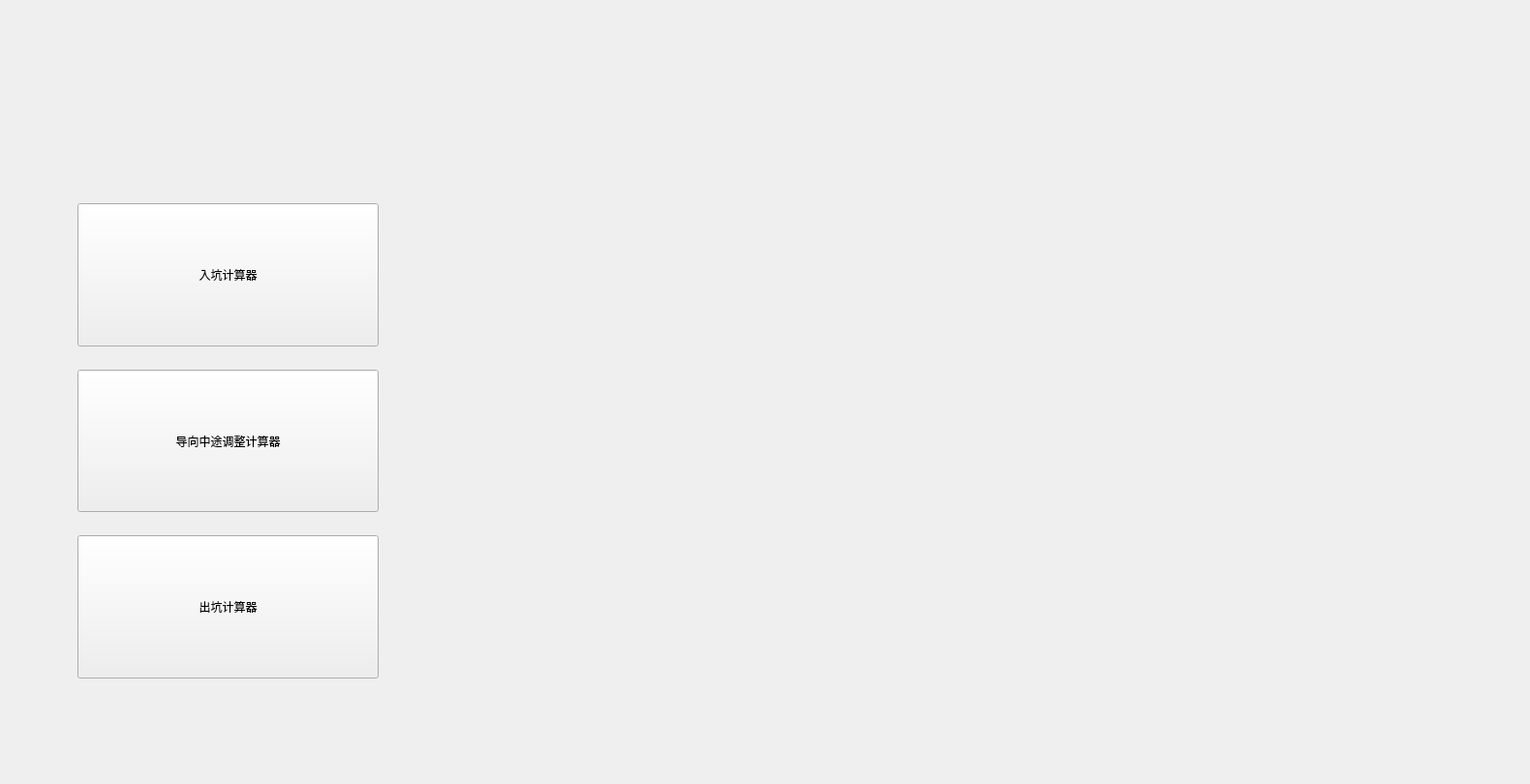
    <widget class="QWidget" name="tab_3">
     <attribute name="title">
      <string>快速导向设置</string>
     </attribute>
     <widget class="QStackedWidget" name="stackedWidget">
      <property name="geometry">
       <rect>
        <x>420</x>
        <y>60</y>
        <width>1151</width>
        <height>741</height>
       </rect>
      </property>
      <property name="sizePolicy">
       <sizepolicy hsizetype="Preferred" vsizetype="Expanding">
        <horstretch>0</horstretch>
        <verstretch>0</verstretch>
       </sizepolicy>
      </property>
      <widget class="QWidget" name="page"/>
      <widget class="QWidget" name="page_2"/>
     </widget>
     <widget class="QWidget" name="layoutWidget">
      <property name="geometry">
       <rect>
        <x>80</x>
        <y>210</y>
        <width>311</width>
        <height>491</height>
       </rect>
      </property>
      <layout class="QVBoxLayout" name="verticalLayout_2">
       <property name="spacing">
        <number>24</number>
       </property>
       <property name="sizeConstraint">
        <enum>QLayout::SetNoConstraint</enum>
       </property>
       <item>
        <widget class="QPushButton" name="pushButton_35">
         <property name="sizePolicy">
          <sizepolicy hsizetype="Expanding" vsizetype="Expanding">
           <horstretch>0</horstretch>
           <verstretch>0</verstretch>
          </sizepolicy>
         </property>
         <property name="text">
          <string>入坑计算器</string>
         </property>
         <property name="checkable">
          <bool>true</bool>
         </property>
        </widget>
       </item>
       <item>
        <widget class="QPushButton" name="pushButton_36">
         <property name="sizePolicy">
          <sizepolicy hsizetype="Minimum" vsizetype="Expanding">
           <horstretch>0</horstretch>
           <verstretch>0</verstretch>
          </sizepolicy>
         </property>
         <property name="text">
          <string>导向中途调整计算器</string>
         </property>
        </widget>
       </item>
       <item>
        <widget class="QPushButton" name="pushButton_39">
         <property name="sizePolicy">
          <sizepolicy hsizetype="Minimum" vsizetype="Expanding">
           <horstretch>0</horstretch>
           <verstretch>0</verstretch>
          </sizepolicy>
         </property>
         <property name="text">
          <string>出坑计算器</string>
         </property>
        </widget>
       </item>
      </layout>
     </widget>
    </widget>
